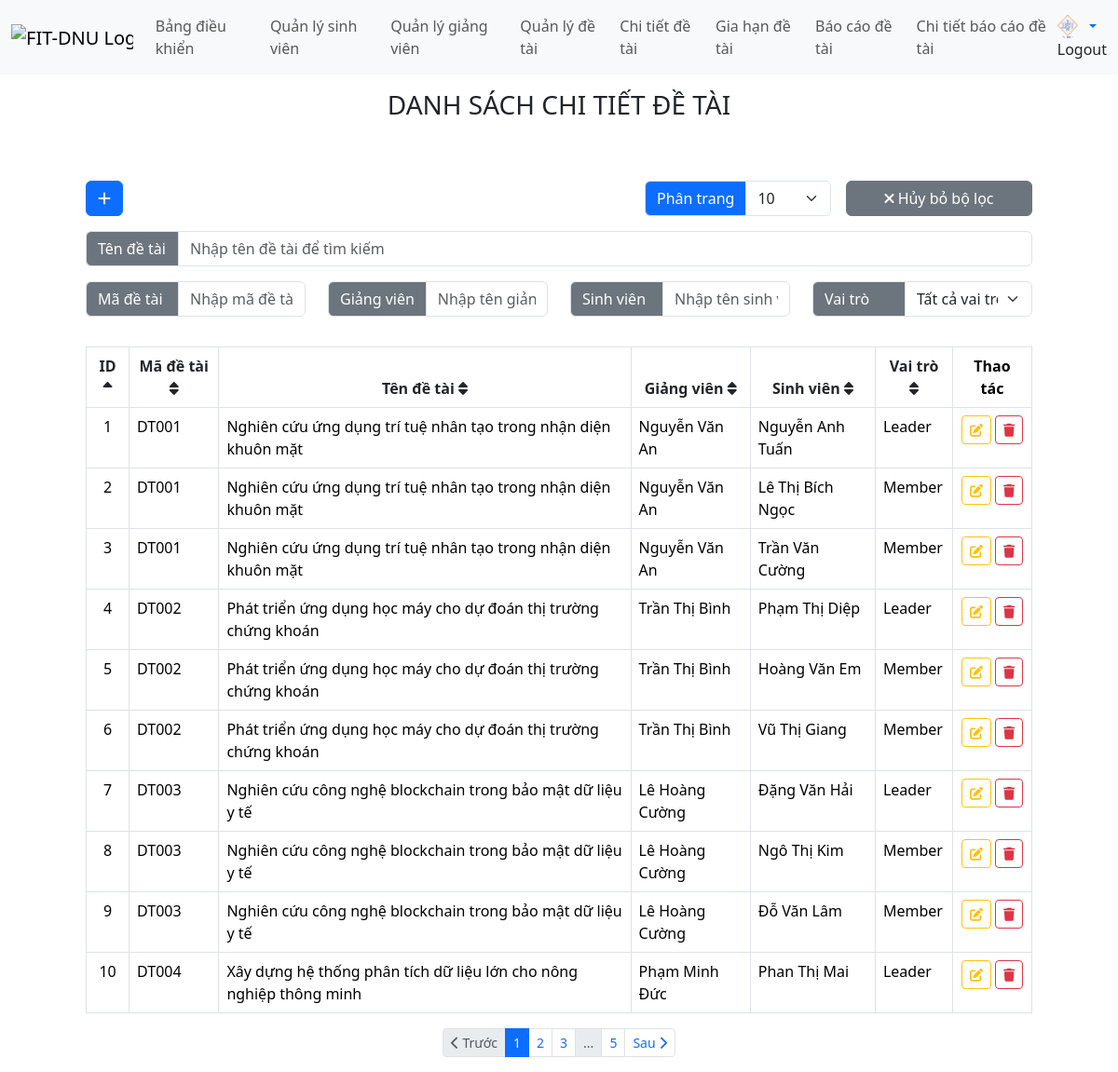
Page /views/project_details.php (signed in) on the committed database.
### tables this page shows
CREATE TABLE project_details (
    id INT NOT NULL AUTO_INCREMENT,
    project_id INT NOT NULL,
    teacher_id INT NOT NULL,
    student_id INT NOT NULL,
    student_role ENUM('Member', 'Leader') NOT NULL DEFAULT 'Member',
    PRIMARY KEY (id),
    UNIQUE KEY unique_project_teacher_student (project_id, teacher_id, student_id),
    FOREIGN KEY (project_id) REFERENCES projects(id) ON DELETE CASCADE,
    FOREIGN KEY (teacher_id) REFERENCES teachers(id) ON DELETE CASCADE,
    FOREIGN KEY (student_id) REFERENCES students(id) ON DELETE CASCADE
);

CREATE TABLE projects (
    id INT NOT NULL AUTO_INCREMENT,
    project_code VARCHAR(15) NOT NULL UNIQUE,
    project_name NVARCHAR(250) NOT NULL UNIQUE,
    date_created DATETIME NOT NULL,
    date_start DATE NOT NULL,
    date_finish DATE NOT NULL,
    status ENUM('Not started', 'In progress', 'Completed', 'Canceled', 'Pending extension') NOT NULL,
    number_extension INT NOT NULL DEFAULT 2 CHECK (number_extension >= 0),
    uuid VARCHAR(255) NOT NULL UNIQUE,
    file MEDIUMBLOB NOT NULL,
    PRIMARY KEY (id),
    INDEX idx_uuid (uuid),
    CONSTRAINT check_dates CHECK (date_finish >= date_start)
);

CREATE TABLE teachers (
    id INT NOT NULL AUTO_INCREMENT,
    teacher_code VARCHAR(15) NOT NULL UNIQUE,
    teacher_name NVARCHAR(30) NOT NULL,
    teacher_email NVARCHAR(50) NOT NULL UNIQUE,
    PRIMARY KEY (id)
);

CREATE TABLE students (
    id INT NOT NULL AUTO_INCREMENT,
    student_code VARCHAR(15) NOT NULL UNIQUE,
    student_name NVARCHAR(30) NOT NULL,
    student_email NVARCHAR(50) NOT NULL UNIQUE,
    PRIMARY KEY (id)
);

### views/project_details.php (the view, shortened to what the rows shown need)
<?php
$limit = isset($_GET['limit']) ? $_GET['limit'] : 10;
if ($limit === 'all') {
    $limit = 'all';
} else {
    $limit = (int)$limit;
}
$page = isset($_GET['page']) ? (int)$_GET['page'] : 1;
$searchProjectName = isset($_GET['search_project_name']) ? trim($_GET['search_project_name']) : '';
$searchProjectCode = isset($_GET['search_project_code']) ? trim($_GET['search_project_code']) : '';
$searchTeacherName = isset($_GET['search_teacher_name']) ? trim($_GET['search_teacher_name']) : '';
$searchStudentName = isset($_GET['search_student_name']) ? trim($_GET['search_student_name']) : '';
$searchStudentRole = isset($_GET['search_student_role']) ? trim($_GET['search_student_role']) : '';
$sortField = isset($_GET['sort_field']) ? $_GET['sort_field'] : 'id';
$sortOrder = isset($_GET['sort_order']) ? $_GET['sort_order'] : 'asc';
function getSortIcon($field, $currentSortField, $currentSortOrder) {
    if ($field === $currentSortField) {
        return $currentSortOrder === 'asc'
            ? '<i class="fas fa-sort-up"></i>'
            : '<i class="fas fa-sort-down"></i>';
    }
    return '<i class="fas fa-sort"></i>';
}
function getNextSortOrder($field, $currentSortField, $currentSortOrder) {
    if ($field === $currentSortField) {
        return $currentSortOrder === 'asc' ? 'desc' : 'asc';
    }
    return 'asc';
}
function buildSortUrl($field, $sortField, $sortOrder, $page, $limit, $searchProjectName = '', $searchProjectCode = '', $searchTeacherName = '', $searchStudentName = '', $searchStudentRole = '') {
    $params = [
        'page' => $page,
        'sort_field' => $field,
        'sort_order' => getNextSortOrder($field, $sortField, $sortOrder),
        'limit' => $limit
    ];
    return 'project_details.php?' . http_build_query($params);
}
include __DIR__ . '/header.php';
?>
<body>
    <?php include './menu.php'; ?>
    <div class="container mt-3">
        <br>
        <br>
        <table class="table table-bordered">
            <thead>
                <tr>
                    <th scope="col" class="text-center">
                        <a href="<?= buildSortUrl('id', $sortField, $sortOrder, $page, $limit, $searchProjectName, $searchProjectCode, $searchTeacherName, $searchStudentName, $searchStudentRole) ?>" class="text-decoration-none text-dark">
                            ID <?= getSortIcon('id', $sortField, $sortOrder) ?>
                        </a>
                    </th>
                    <th scope="col" class="text-center">
                        <a href="<?= buildSortUrl('project_code', $sortField, $sortOrder, $page, $limit, $searchProjectName, $searchProjectCode, $searchTeacherName, $searchStudentName, $searchStudentRole) ?>" class="text-decoration-none text-dark">
                            Mã đề tài <?= getSortIcon('project_code', $sortField, $sortOrder) ?>
                        </a>
                    </th>
                    <th scope="col" class="text-center">
                        <a href="<?= buildSortUrl('project_name', $sortField, $sortOrder, $page, $limit, $searchProjectName, $searchProjectCode, $searchTeacherName, $searchStudentName, $searchStudentRole) ?>" class="text-decoration-none text-dark">
                            Tên đề tài <?= getSortIcon('project_name', $sortField, $sortOrder) ?>
                        </a>
                    </th>
                    <th scope="col" class="text-center">
                        <a href="<?= buildSortUrl('teacher_name', $sortField, $sortOrder, $page, $limit, $searchProjectName, $searchProjectCode, $searchTeacherName, $searchStudentName, $searchStudentRole) ?>" class="text-decoration-none text-dark">
                            Giảng viên <?= getSortIcon('teacher_name', $sortField, $sortOrder) ?>
                        </a>
                    </th>
                    <th scope="col" class="text-center">
                        <a href="<?= buildSortUrl('student_name', $sortField, $sortOrder, $page, $limit, $searchProjectName, $searchProjectCode, $searchTeacherName, $searchStudentName, $searchStudentRole) ?>" class="text-decoration-none text-dark">
                            Sinh viên <?= getSortIcon('student_name', $sortField, $sortOrder) ?>
                        </a>
                    </th>
                    <th scope="col" class="text-center">
                        <a href="<?= buildSortUrl('student_role', $sortField, $sortOrder, $page, $limit, $searchProjectName, $searchProjectCode, $searchTeacherName, $searchStudentName, $searchStudentRole) ?>" class="text-decoration-none text-dark">
                            Vai trò <?= getSortIcon('student_role', $sortField, $sortOrder) ?>
                        </a>
                    </th>
                    <th scope="col" class="text-center">Thao tác</th>
                </tr>
            </thead>
            <tbody>
                <?php
                require '../handle/project_details_process.php';
                $hasSearch = !empty($searchProjectName) || !empty($searchProjectCode) || !empty($searchTeacherName) || !empty($searchStudentName) || !empty($searchStudentRole);
                if ($hasSearch) {
                    $paginationData = handleSearchProjectDetailsWithPagination($page, $limit, $sortField, $sortOrder, $searchProjectName, $searchProjectCode, $searchTeacherName, $searchStudentName, $searchStudentRole);
                } else {
                    $paginationData = handleGetProjectDetailsWithPagination($page, $limit, $sortField, $sortOrder);
                }
                $project_details = $paginationData['project_details'];
                foreach($project_details as $index => $detail){
                ?>
                    <tr>
                        <td class="text-center"><?= $detail["id"] ?></td>
                        <td><?= htmlspecialchars($detail["project_code"]) ?></td>
                        <td><?= htmlspecialchars($detail["project_name"]) ?></td>
                        <td><?= htmlspecialchars($detail["teacher_name"]) ?></td>
                        <td><?= htmlspecialchars($detail["student_name"]) ?></td>
                        <td><?= $detail["student_role"] ?></td>
                        <td class="text-center">
                            <div class="d-flex gap-1 justify-content-center">
                                <a href="project_details/edit_project_detail.php?id=<?= $detail["id"] ?>" class="btn btn-warning btn-sm"><i class="fas fa-edit"></i></a>
                                <a href="../handle/project_details_process.php?action=delete&id=<?= $detail["id"] ?>"
                                    class="btn btn-danger btn-sm"
                                    onclick="return confirm('Bạn có chắc chắn muốn xóa chi tiết đề tài này?')"><i class="fas fa-trash"></i></a>
                            </div>
                        </td>
                    </tr>
                <?php } ?>
            </tbody>
        </table>
    </div>
</body>
</html>

### rows in the picture
project_details: id "1", project.project_code "DT001", project.project_name "Nghiên cứu ứng dụng trí tuệ nhân tạo trong nhận diện khuôn mặt", teacher.teacher_name "Nguyễn Văn An", student.student_name "Nguyễn Anh Tuấn", student_role "Leader"
project_details: id "2", project.project_code "DT001", project.project_name "Nghiên cứu ứng dụng trí tuệ nhân tạo trong nhận diện khuôn mặt", teacher.teacher_name "Nguyễn Văn An", student.student_name "Lê Thị Bích Ngọc", student_role "Member"
project_details: id "3", project.project_code "DT001", project.project_name "Nghiên cứu ứng dụng trí tuệ nhân tạo trong nhận diện khuôn mặt", teacher.teacher_name "Nguyễn Văn An", student.student_name "Trần Văn Cường", student_role "Member"
project_details: id "4", project.project_code "DT002", project.project_name "Phát triển ứng dụng học máy cho dự đoán thị trường chứng khoán", teacher.teacher_name "Trần Thị Bình", student.student_name "Phạm Thị Diệp", student_role "Leader"
project_details: id "5", project.project_code "DT002", project.project_name "Phát triển ứng dụng học máy cho dự đoán thị trường chứng khoán", teacher.teacher_name "Trần Thị Bình", student.student_name "Hoàng Văn Em", student_role "Member"
project_details: id "6", project.project_code "DT002", project.project_name "Phát triển ứng dụng học máy cho dự đoán thị trường chứng khoán", teacher.teacher_name "Trần Thị Bình", student.student_name "Vũ Thị Giang", student_role "Member"
project_details: id "7", project.project_code "DT003", project.project_name "Nghiên cứu công nghệ blockchain trong bảo mật dữ liệu y tế", teacher.teacher_name "Lê Hoàng Cường", student.student_name "Đặng Văn Hải", student_role "Leader"
project_details: id "8", project.project_code "DT003", project.project_name "Nghiên cứu công nghệ blockchain trong bảo mật dữ liệu y tế", teacher.teacher_name "Lê Hoàng Cường", student.student_name "Ngô Thị Kim", student_role "Member"
project_details: id "9", project.project_code "DT003", project.project_name "Nghiên cứu công nghệ blockchain trong bảo mật dữ liệu y tế", teacher.teacher_name "Lê Hoàng Cường", student.student_name "Đỗ Văn Lâm", student_role "Member"
project_details: id "10", project.project_code "DT004", project.project_name "Xây dựng hệ thống phân tích dữ liệu lớn cho nông nghiệp thông minh", teacher.teacher_name "Phạm Minh Đức", student.student_name "Phan Thị Mai", student_role "Leader"

### other values in the picture
$totalPages "5"
